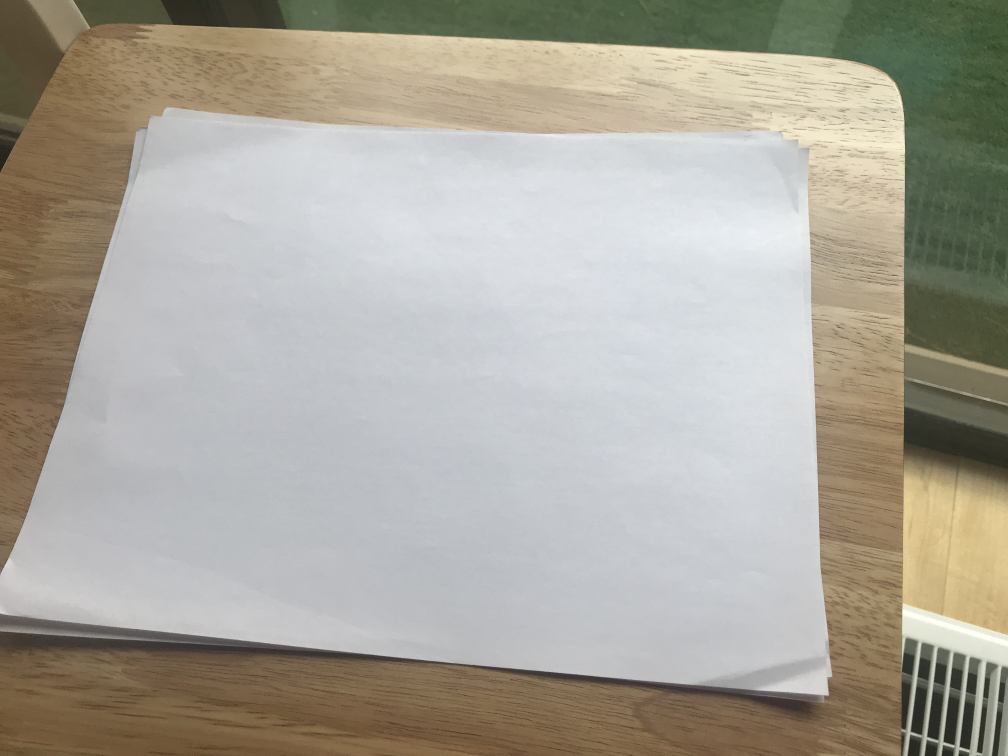
#> input picture calibration/1.JPG, 4032 x 3024 px (shown at 1/4 size); its folder holds only this picture in this run
$ jupyter execute HDR-Copy4.ipynb
#> lines starting #> are read from the running program, lines starting #| are printed output that depends on the picture
[cell 1]
import cv2
import numpy as np
from matplotlib import pyplot as plt

[cell 2]
# Part 1: Camera radiometric calibration
# 1.1 Read the Original Picture,crop out a central portion of each images

[cell 3]
import sys
import PIL
from PIL import Image
import os
dirListing = os.listdir('./calibration/')
list_im = []
for item in dirListing:
        list_im.append('./calibration/'+item)

[cell 4]
print(list_im)

[cell 5]
for i in list_im:
    if i == "./calibration/.DS_Store":continue
    else:
        img = cv2.imread(i)
#> img is the input picture: shape (3024, 4032, 3); mean B, G, R 154.6, 165.5, 169.5
        #print(i)
        cropped = img[1500:1600, 2000:2100]
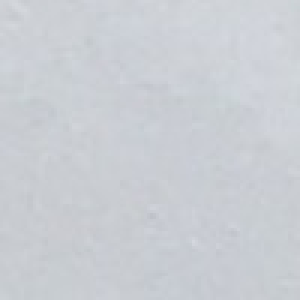
#> cropped: shape (100, 100, 3) (shown 3 times larger); mean B, G, R 211.3, 205.7, 202.2
        filename = i.replace("calibration","crop")
        #print(filename)
        cv2.imwrite(filename,cropped)

[cell 6]
#split the crop image into RGB image
for i in range (1,11):
    filename = "./crop/" + str(i) + ".jpg"
    #print(filename)
    image = cv2.imread(filename)
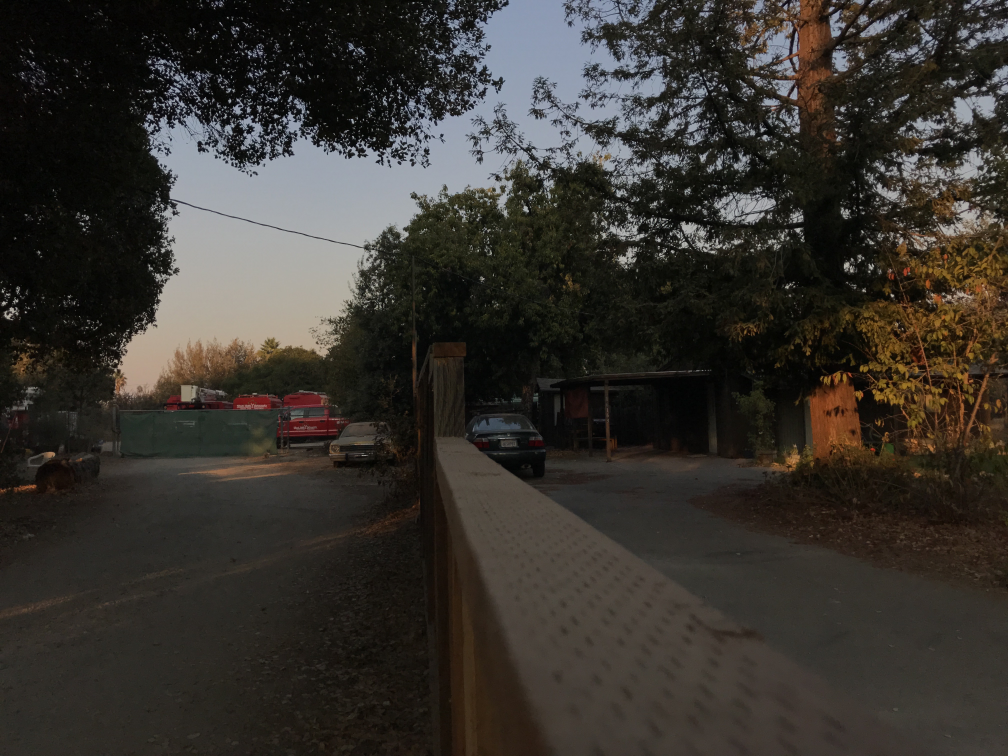
#> input picture HDRO/1.JPG, 4032 x 3024 px, found by its file name (shown at 1/4 size)
#> image is the input picture: shape (3024, 4032, 3); mean B, G, R 46.3, 51.3, 55
    filenameB = "./cropB/" + str(i) + ".jpg"
    filenameR = "./cropR/" + str(i)  + ".jpg"
    filenameG = "./cropG/" + str(i)  + ".jpg"
    image = cv2.imread(filename)

    b = image.copy()
    # set green and red channels to 0
    b[:, :, 1] = 0
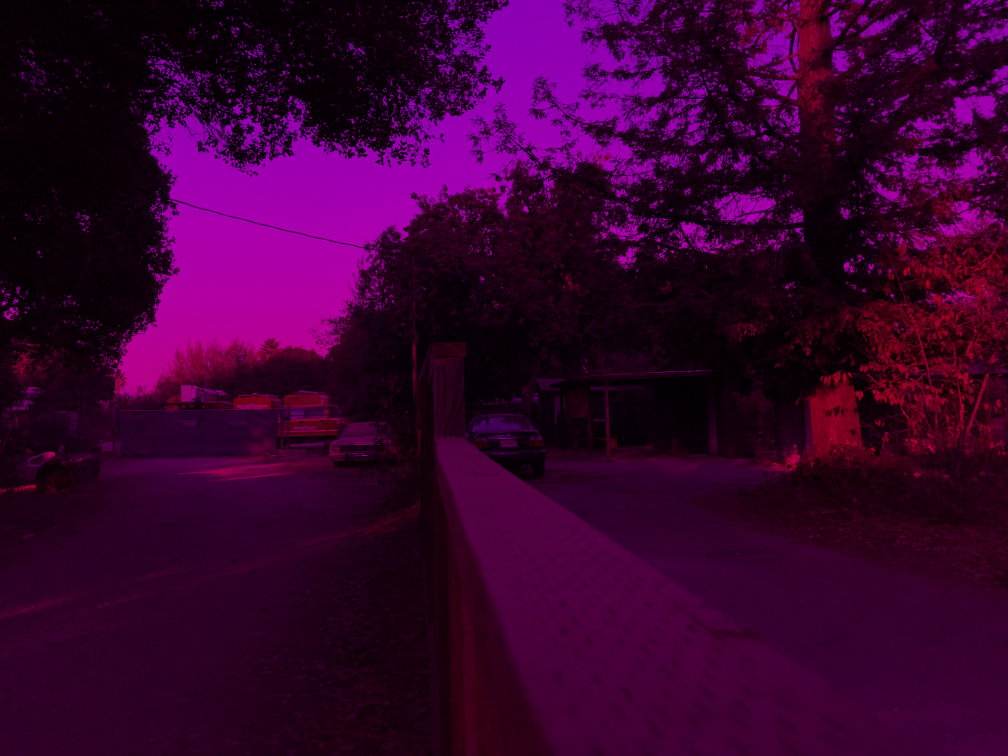
#> b: shape (3024, 4032, 3) (shown at 1/4 size); mean B, G, R 46.3, 0, 55
    b[:, :, 2] = 0
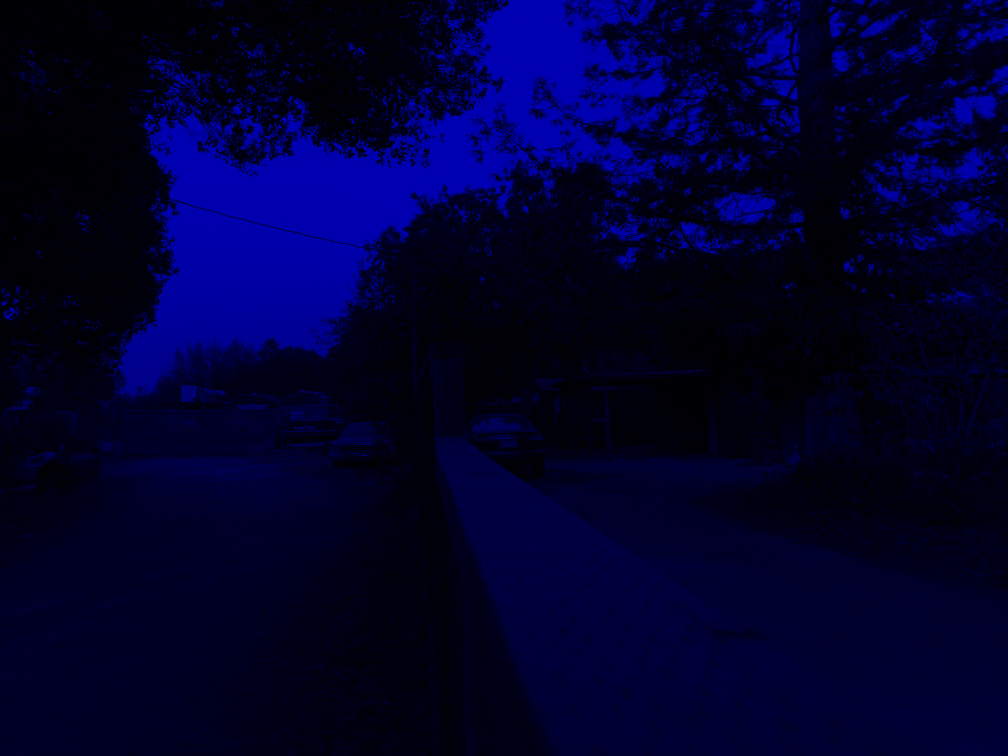
#> b: shape (3024, 4032, 3) (shown at 1/4 size); mean B, G, R 46.3, 0, 0


    g = image.copy()
    # set blue and red channels to 0
    g[:, :, 0] = 0
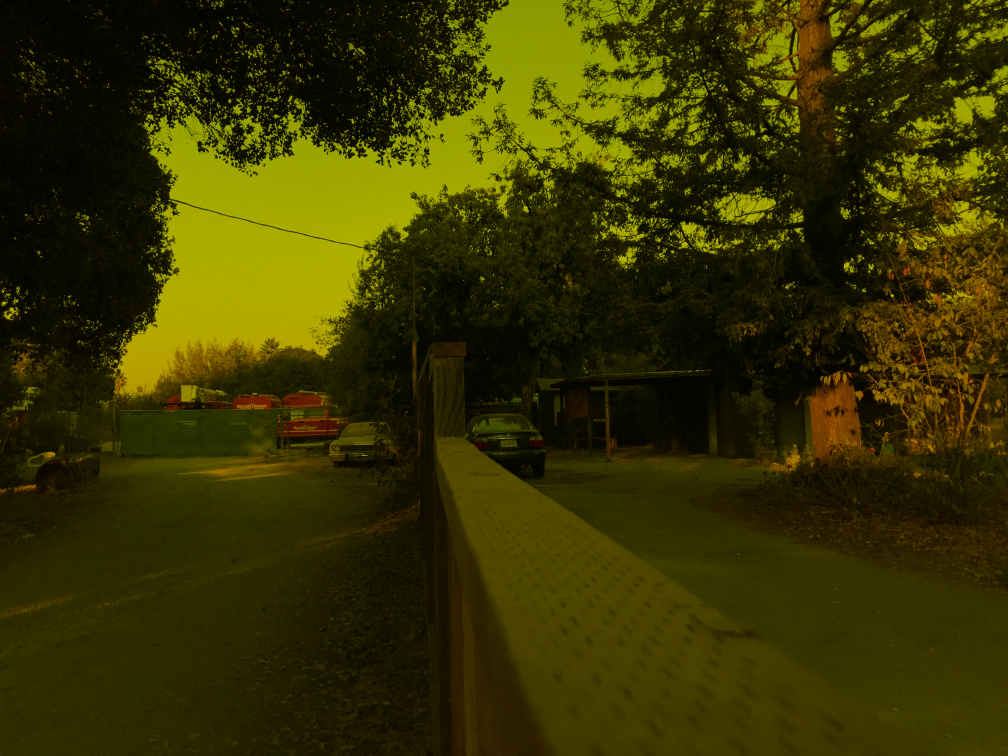
#> g: shape (3024, 4032, 3) (shown at 1/4 size); mean B, G, R 0, 51.3, 55
    g[:, :, 2] = 0
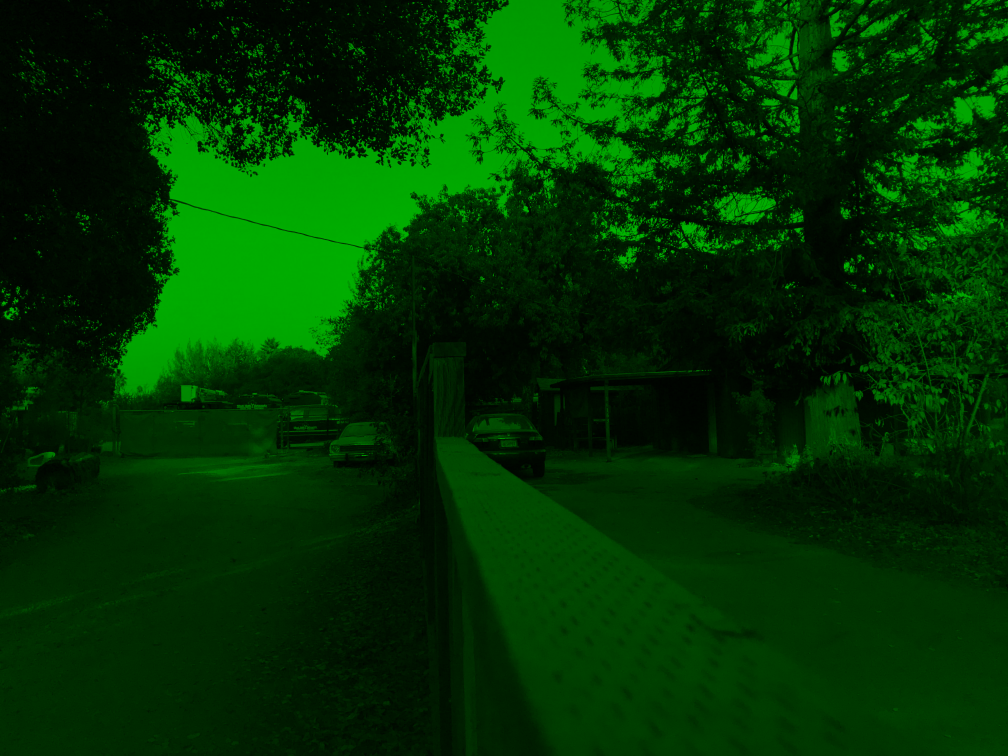
#> g: shape (3024, 4032, 3) (shown at 1/4 size); mean B, G, R 0, 51.3, 0

    r = image.copy()
    # set blue and green channels to 0
    r[:, :, 0] = 0
    r[:, :, 1] = 0
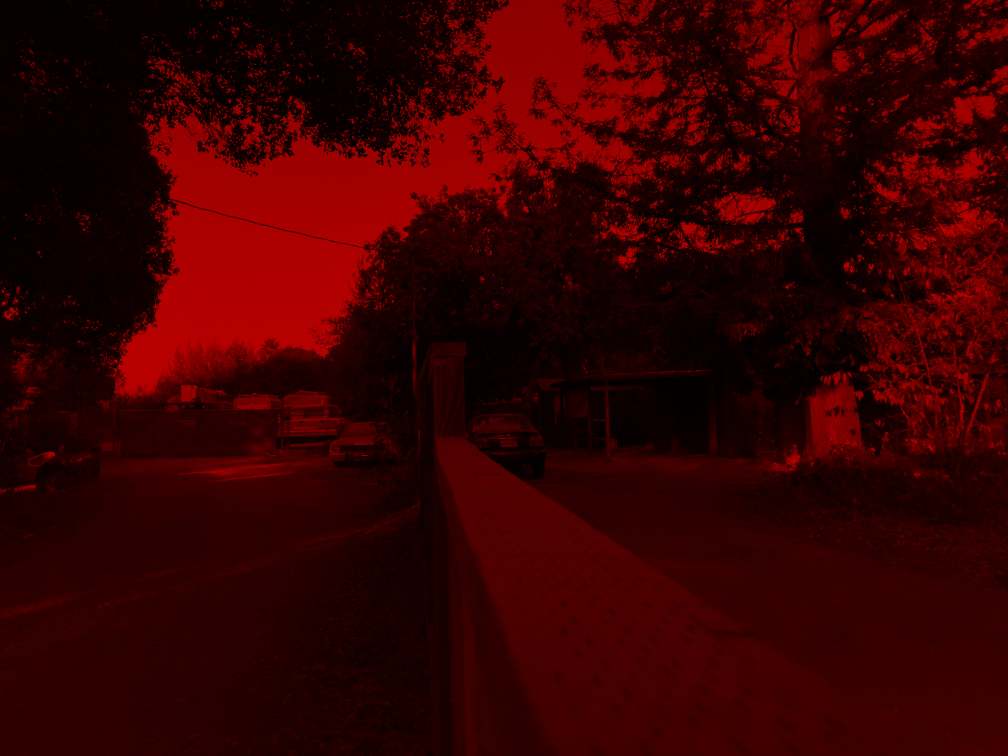
#> r: shape (3024, 4032, 3) (shown at 1/4 size); mean B, G, R 0, 0, 55

    #RGB - Blue
    cv2.imwrite(filenameB,b)
    # RGB - Green
    cv2.imwrite(filenameG,g)
    # RGB Red
    cv2.imwrite(filenameR,r)
#> pass 2 of the loop `for i in range (1,11):`:
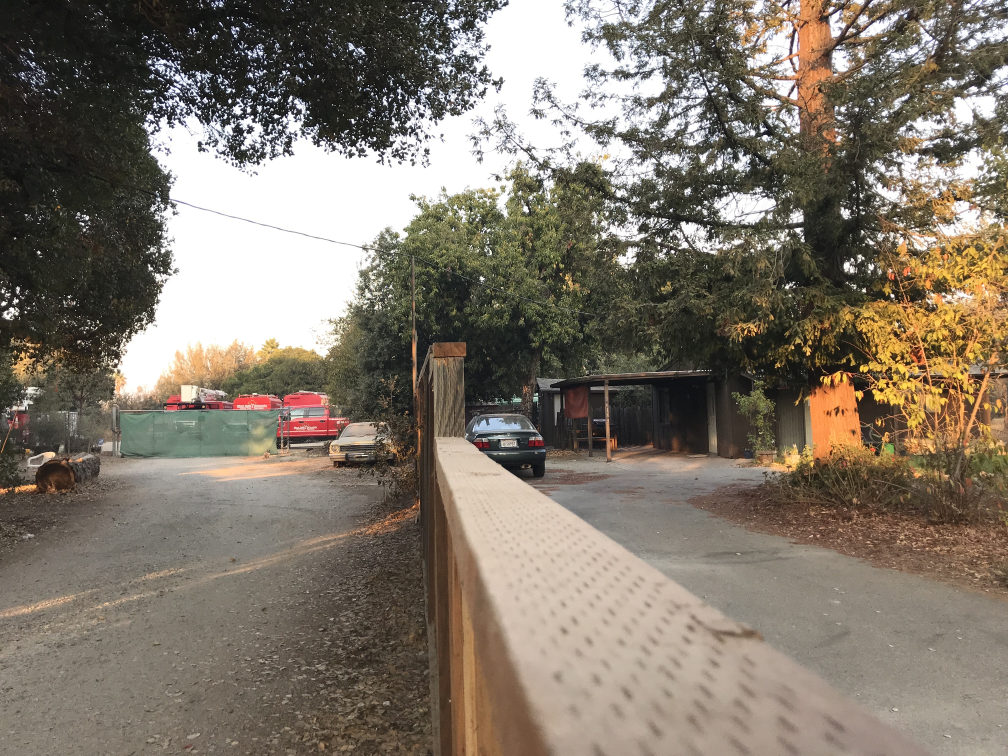
#> input picture HDRO/2.JPG, 4032 x 3024 px, found by its file name (shown at 1/4 size)
#> image is the input picture: shape (3024, 4032, 3); mean B, G, R 106.4, 118.8, 128.1
#> `g[:, :, 2] = 0`:
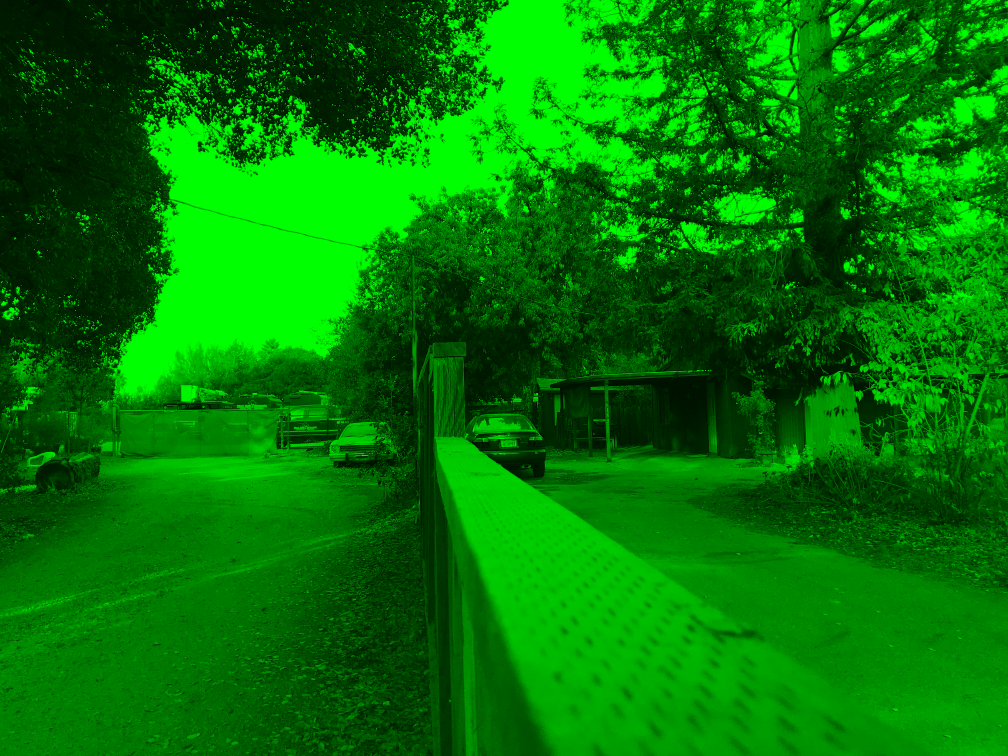
#> g: shape (3024, 4032, 3) (shown at 1/4 size); mean B, G, R 0, 118.8, 0
#> `r[:, :, 1] = 0`:
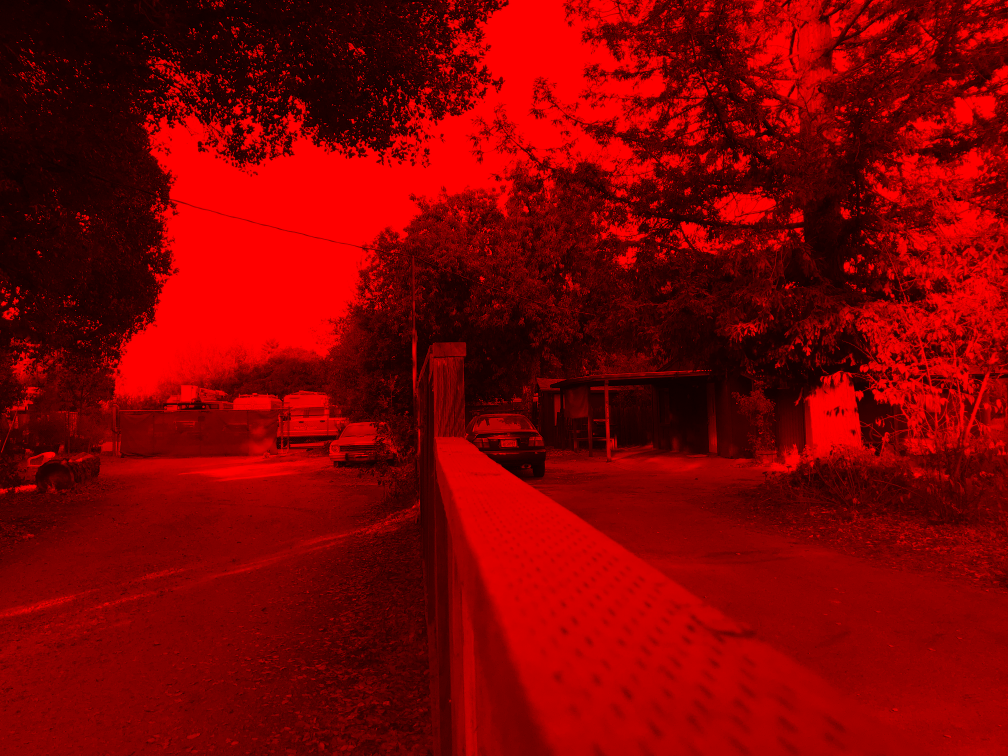
#> r: shape (3024, 4032, 3) (shown at 1/4 size); mean B, G, R 0, 0, 128.1
#> pass 3 of the loop `for i in range (1,11):`:
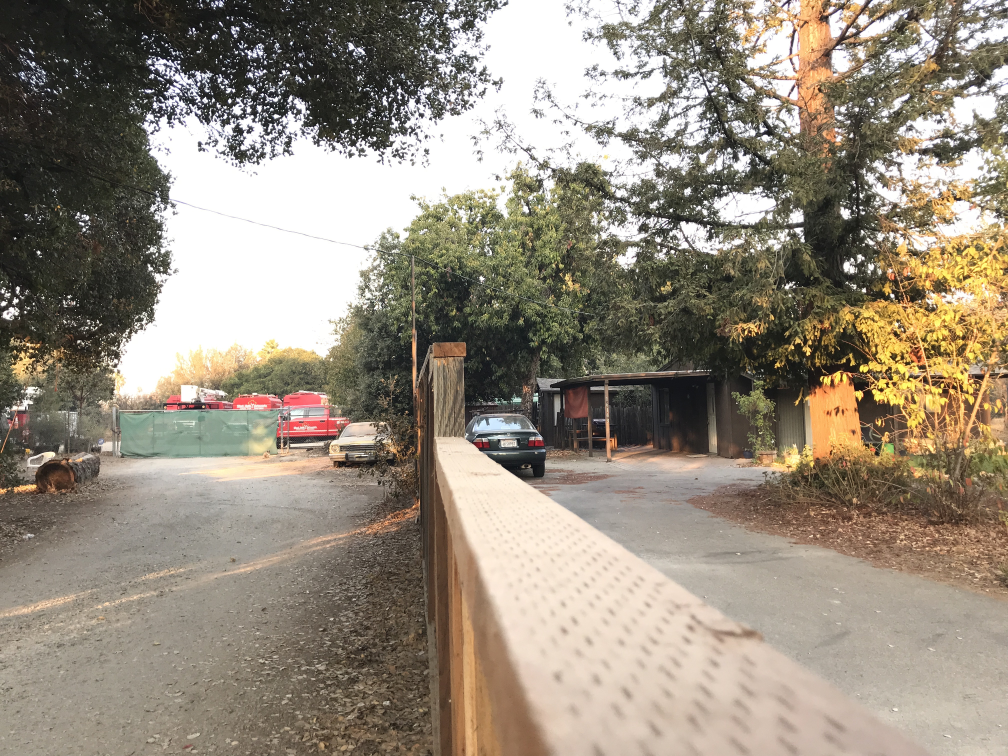
#> input picture HDRO/3.JPG, 4032 x 3024 px, found by its file name (shown at 1/4 size)
#> image is the input picture: shape (3024, 4032, 3); mean B, G, R 125, 139.5, 149.3
#> `b[:, :, 1] = 0`:
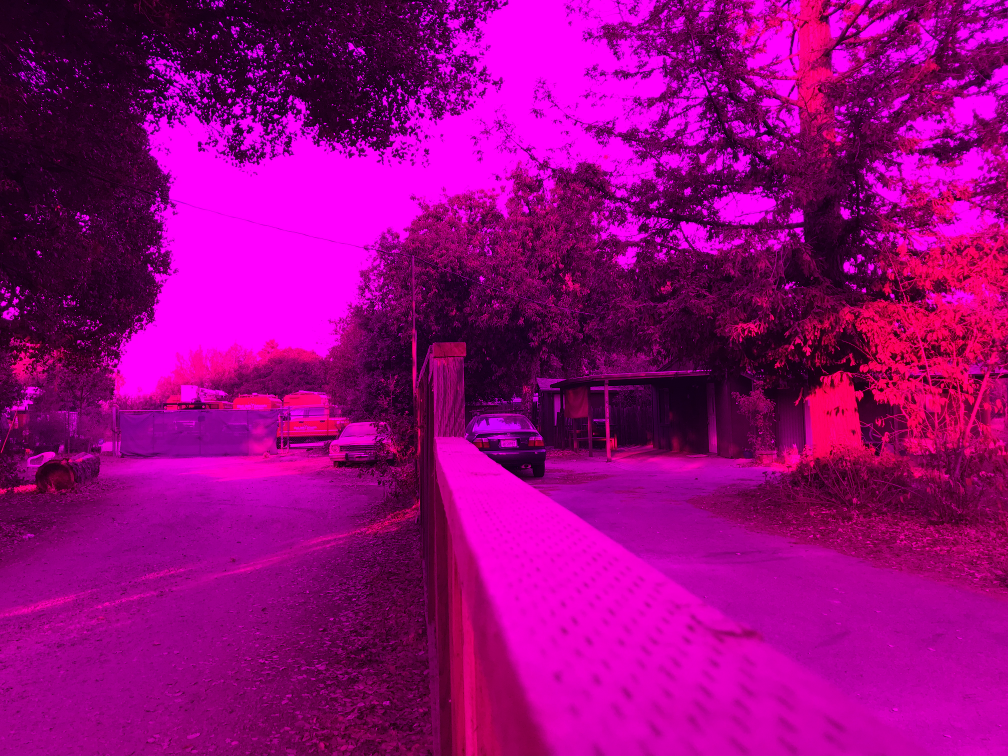
#> b: shape (3024, 4032, 3) (shown at 1/4 size); mean B, G, R 125, 0, 149.3
